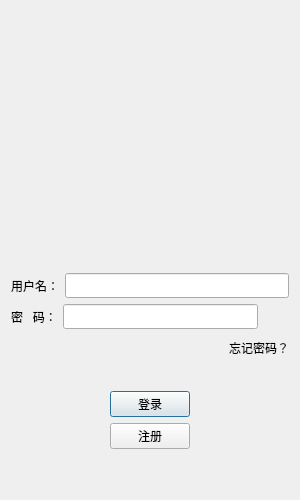
<?xml version="1.0" encoding="UTF-8"?>
<ui version="4.0">
 <class>LoginDialog</class>
 <widget class="QDialog" name="LoginDialog">
  <property name="geometry">
   <rect>
    <x>0</x>
    <y>0</y>
    <width>300</width>
    <height>500</height>
   </rect>
  </property>
  <property name="minimumSize">
   <size>
    <width>300</width>
    <height>500</height>
   </size>
  </property>
  <property name="maximumSize">
   <size>
    <width>300</width>
    <height>500</height>
   </size>
  </property>
  <property name="windowTitle">
   <string>Dialog</string>
  </property>
  <layout class="QVBoxLayout" name="verticalLayout_2">
   <item>
    <widget class="QLabel" name="loginErrTip">
     <property name="minimumSize">
      <size>
       <width>0</width>
       <height>25</height>
      </size>
     </property>
     <property name="text">
      <string/>
     </property>
     <property name="alignment">
      <set>Qt::AlignmentFlag::AlignCenter</set>
     </property>
    </widget>
   </item>
   <item>
    <widget class="QWidget" name="widget" native="true">
     <property name="maximumSize">
      <size>
       <width>16777215</width>
       <height>200</height>
      </size>
     </property>
     <layout class="QGridLayout" name="gridLayout">
      <item row="2" column="0">
       <widget class="QLabel" name="label_4">
        <property name="sizePolicy">
         <sizepolicy hsizetype="Expanding" vsizetype="Expanding">
          <horstretch>0</horstretch>
          <verstretch>0</verstretch>
         </sizepolicy>
        </property>
        <property name="minimumSize">
         <size>
          <width>200</width>
          <height>200</height>
         </size>
        </property>
        <property name="maximumSize">
         <size>
          <width>200</width>
          <height>200</height>
         </size>
        </property>
        <property name="text">
         <string/>
        </property>
        <property name="pixmap">
         <pixmap resource="../rc.qrc">:/images/logo.png</pixmap>
        </property>
        <property name="scaledContents">
         <bool>false</bool>
        </property>
        <property name="alignment">
         <set>Qt::AlignmentFlag::AlignCenter</set>
        </property>
       </widget>
      </item>
     </layout>
    </widget>
   </item>
   <item>
    <spacer name="verticalSpacer_2">
     <property name="orientation">
      <enum>Qt::Orientation::Vertical</enum>
     </property>
     <property name="sizeHint" stdset="0">
      <size>
       <width>20</width>
       <height>21</height>
      </size>
     </property>
    </spacer>
   </item>
   <item>
    <layout class="QHBoxLayout" name="horizontalLayout">
     <item>
      <widget class="QLabel" name="label">
       <property name="text">
        <string>用户名：</string>
       </property>
      </widget>
     </item>
     <item>
      <widget class="QLineEdit" name="userName">
       <property name="minimumSize">
        <size>
         <width>0</width>
         <height>25</height>
        </size>
       </property>
      </widget>
     </item>
    </layout>
   </item>
   <item>
    <layout class="QHBoxLayout" name="horizontalLayout_2">
     <item>
      <widget class="QLabel" name="label_2">
       <property name="text">
        <string>密   码：</string>
       </property>
      </widget>
     </item>
     <item>
      <widget class="QLineEdit" name="password">
       <property name="minimumSize">
        <size>
         <width>0</width>
         <height>25</height>
        </size>
       </property>
       <property name="echoMode">
        <enum>QLineEdit::EchoMode::Password</enum>
       </property>
      </widget>
     </item>
     <item>
      <widget class="StatefulClickLabel" name="loginPassLb">
       <property name="minimumSize">
        <size>
         <width>25</width>
         <height>25</height>
        </size>
       </property>
       <property name="maximumSize">
        <size>
         <width>25</width>
         <height>25</height>
        </size>
       </property>
       <property name="cursor">
        <cursorShape>PointingHandCursor</cursorShape>
       </property>
       <property name="text">
        <string/>
       </property>
      </widget>
     </item>
    </layout>
   </item>
   <item>
    <layout class="QHBoxLayout" name="horizontalLayout_5">
     <item>
      <spacer name="horizontalSpacer_5">
       <property name="orientation">
        <enum>Qt::Orientation::Horizontal</enum>
       </property>
       <property name="sizeHint" stdset="0">
        <size>
         <width>40</width>
         <height>20</height>
        </size>
       </property>
      </spacer>
     </item>
     <item>
      <widget class="StatefulClickLabel" name="forgetLabel">
       <property name="minimumSize">
        <size>
         <width>0</width>
         <height>25</height>
        </size>
       </property>
       <property name="cursor">
        <cursorShape>PointingHandCursor</cursorShape>
       </property>
       <property name="text">
        <string>忘记密码？</string>
       </property>
      </widget>
     </item>
    </layout>
   </item>
   <item>
    <spacer name="verticalSpacer">
     <property name="orientation">
      <enum>Qt::Orientation::Vertical</enum>
     </property>
     <property name="sizeHint" stdset="0">
      <size>
       <width>20</width>
       <height>21</height>
      </size>
     </property>
    </spacer>
   </item>
   <item>
    <layout class="QHBoxLayout" name="horizontalLayout_4">
     <item>
      <spacer name="horizontalSpacer">
       <property name="orientation">
        <enum>Qt::Orientation::Horizontal</enum>
       </property>
       <property name="sizeHint" stdset="0">
        <size>
         <width>40</width>
         <height>20</height>
        </size>
       </property>
      </spacer>
     </item>
     <item>
      <widget class="QPushButton" name="loginBtn">
       <property name="minimumSize">
        <size>
         <width>0</width>
         <height>25</height>
        </size>
       </property>
       <property name="text">
        <string>登录</string>
       </property>
      </widget>
     </item>
     <item>
      <spacer name="horizontalSpacer_2">
       <property name="orientation">
        <enum>Qt::Orientation::Horizontal</enum>
       </property>
       <property name="sizeHint" stdset="0">
        <size>
         <width>40</width>
         <height>20</height>
        </size>
       </property>
      </spacer>
     </item>
    </layout>
   </item>
   <item>
    <layout class="QHBoxLayout" name="horizontalLayout_3">
     <item>
      <spacer name="horizontalSpacer_3">
       <property name="orientation">
        <enum>Qt::Orientation::Horizontal</enum>
       </property>
       <property name="sizeHint" stdset="0">
        <size>
         <width>40</width>
         <height>20</height>
        </size>
       </property>
      </spacer>
     </item>
     <item>
      <widget class="QPushButton" name="registerBtn">
       <property name="minimumSize">
        <size>
         <width>0</width>
         <height>25</height>
        </size>
       </property>
       <property name="text">
        <string>注册</string>
       </property>
      </widget>
     </item>
     <item>
      <spacer name="horizontalSpacer_4">
       <property name="orientation">
        <enum>Qt::Orientation::Horizontal</enum>
       </property>
       <property name="sizeHint" stdset="0">
        <size>
         <width>40</width>
         <height>20</height>
        </size>
       </property>
      </spacer>
     </item>
    </layout>
   </item>
   <item>
    <spacer name="verticalSpacer_4">
     <property name="orientation">
      <enum>Qt::Orientation::Vertical</enum>
     </property>
     <property name="sizeHint" stdset="0">
      <size>
       <width>20</width>
       <height>40</height>
      </size>
     </property>
    </spacer>
   </item>
  </layout>
 </widget>
 <customwidgets>
  <customwidget>
   <class>StatefulClickLabel</class>
   <extends>QLabel</extends>
   <header>statefulclicklabel.h</header>
  </customwidget>
 </customwidgets>
 <resources>
  <include location="rc.qrc"/>
 </resources>
 <connections/>
</ui>
